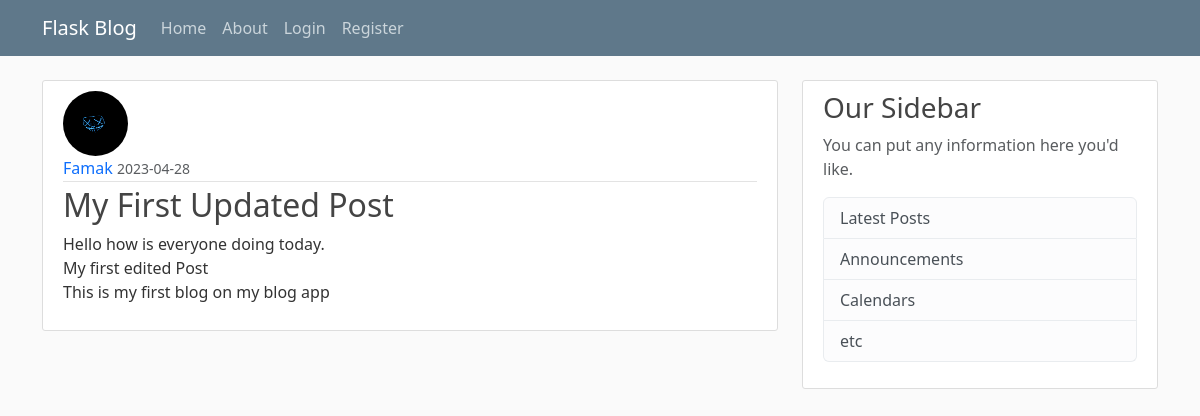
/post/1, run on an earlier commit of the app's database.
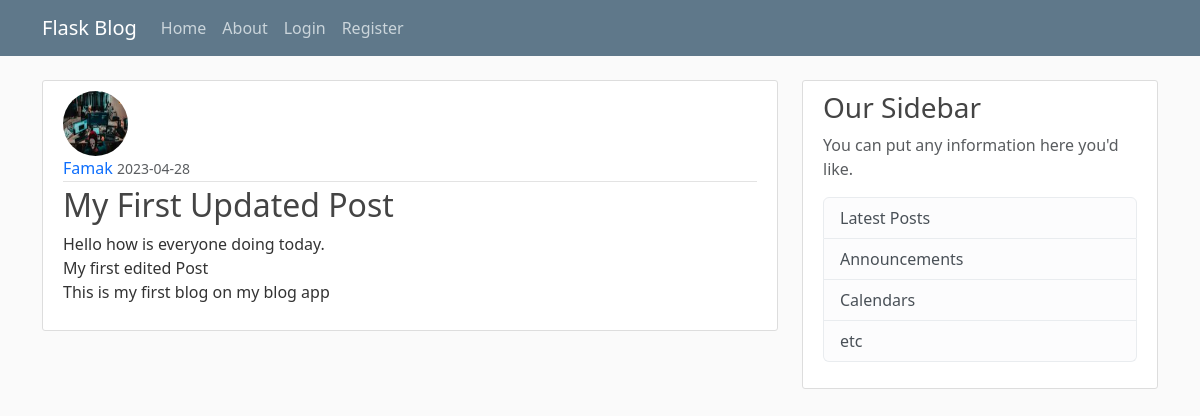
And on a later commit of the database.
### flask_blog/models.py (models this page shows, shortened)
class User(db.Model, UserMixin): # This is a table called 'User', then we create coloumns within it
    id = db.Column(db.Integer, primary_key=True)
    username = db.Column(db.String(20), unique=True, nullable=False) # Username must not be longer that 20characters, it has to be unique, it cannot be 'null' meaning it must not be empty
    email = db.Column(db.String(120), unique=True, nullable=False) # Email must not be longer that 120characters, it has to be unique, it cannot be 'null' meaning it must not be empty
    image_file = db.Column(db.String(20), nullable=False, default='default.jpg') # This is the user profile picture. It is going to be stored as an harsh, and the harsh will be 20characters long. It must not be empty, Default profile picture that every user starts out with must be default
    password = db.Column(db.String(60), nullable=False) # The password will be stored has an harsh, the harsh will be 60characters long
    post = db.relationship('Post', backref='author', lazy=True) # This is to say the 'post' attribute has a relationship with the 'Post' module. The 'backref' is similar to adding another column to the Post module. What the backref allows us to do is When we have a post we can simply use the "author" attribute to get the user who created the post

### flask_blog/route.py (the view)
@app.route("/post/<int:post_id>") # Here, it create a rouute based on the unique id each post has
def post(post_id): # It takes post_id as an input
    post = Post.query.get_or_404(post_id) # This gets the content that exist at the id.....if nothing exist there, it return 404 (Page not found)
    return render_template('post.html', title=post.title, post=post)

### flask_blog/templates/post.html (shortened to what this page needs)
{% extends "layout.html" %} {% block content %}
<article class="media content-section">
    <img class="rounded-circle article-img" src="{{url_for('static', filename='profile_pics/' + post.author.image_file)}}" alt="">
    <div class="media-body">
        <div class="article-metadata">
            <a class="mr-2" href="{{url_for('user_posts', username=post.author.username)}}">{{ post.author.username }}</a>
            <small class="text-muted">{{ post.date_posted.strftime('%Y-%m-%d') }}</small>
        </div>
        <h2 class="article-title">{{ post.title }}</h2>
        <p class="article-content">{{ post.content }}</p>
    </div>
</article>
{% endblock content %}

What changed in the data, as far as the page shows it:
changed User "Famak": image_file: picture added in place of a placeholder
